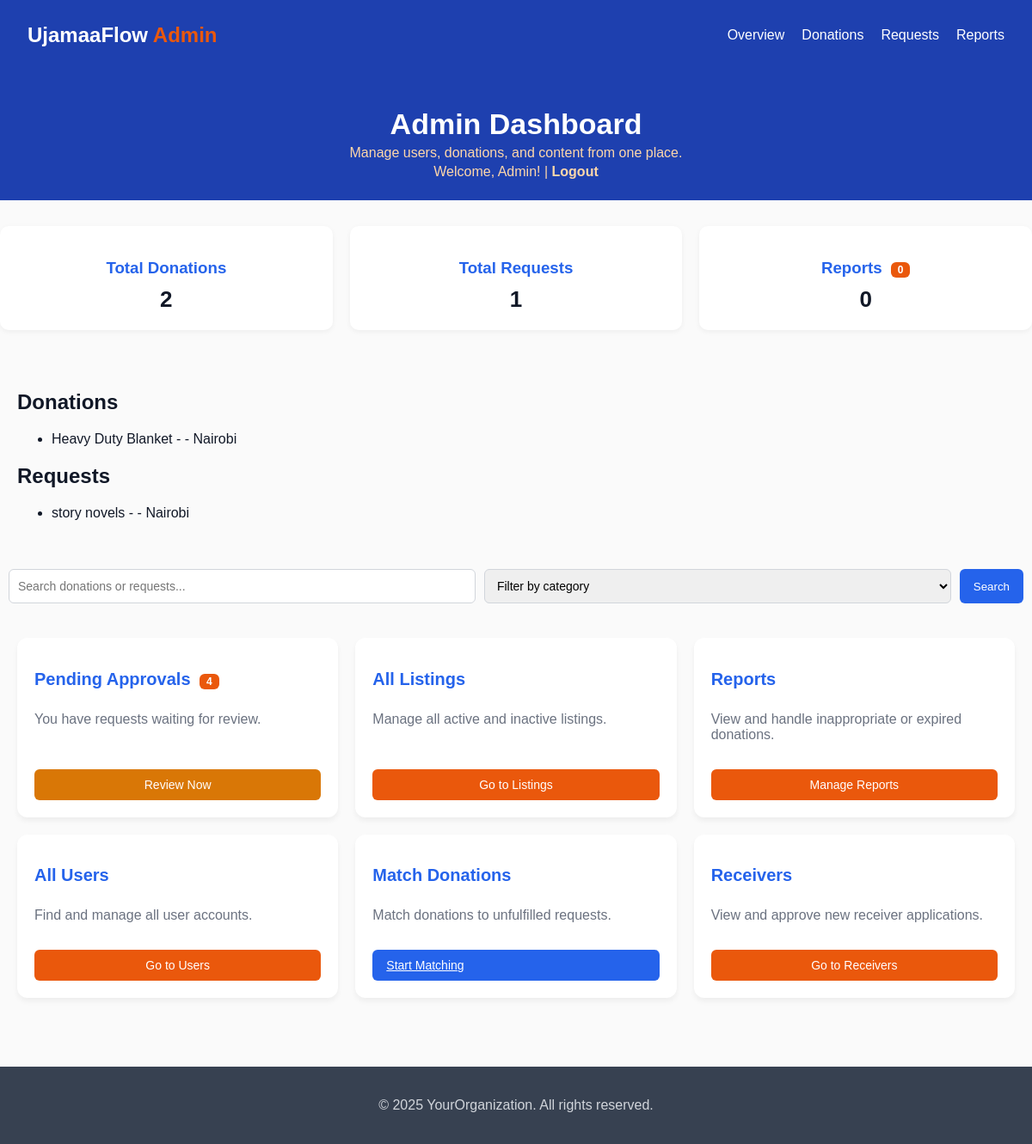
The page /admin/matches (signed in) on the database its author committed.
### app/models.py (models this page shows)
class User(db.Model, UserMixin):
    id = db.Column(db.Integer, primary_key=True)
    role = db.Column(db.String(10))  # 'donor' or 'recipient'
    username = db.Column(db.String(150), unique=True, nullable=False)
    email = db.Column(db.String(150), unique=True, nullable=False)
    password = db.Column(db.String(200), nullable=False)

class Donation(db.Model):
    id = db.Column(db.Integer, primary_key=True)
    donor_id = db.Column(db.Integer, db.ForeignKey('user.id'))
    item = db.Column(db.String(150), nullable=False)
    quantity = db.Column(db.String(50))
    description = db.Column(db.Text)
    location = db.Column(db.String(100))
    matched = db.Column(db.Boolean, default=False)
    flagged = db.Column(db.Boolean, default=False)
    media = db.relationship('DonationMedia', backref='donation', lazy=True, cascade='all, delete-orphan')
    reports = db.relationship('DonationReport', backref='donation', lazy=True, cascade='all, delete-orphan')

class Request(db.Model):
    id = db.Column(db.Integer, primary_key=True)
    recipient_id = db.Column(db.Integer, db.ForeignKey('user.id'))
    item_needed = db.Column(db.String(150), nullable=False)
    quantity = db.Column(db.String(50))
    reason = db.Column(db.Text)
    location = db.Column(db.String(100))
    fulfilled = db.Column(db.Boolean, default=False)

### app/routes.py (the view)
@main.route('/admin/matches')
@login_required
def admin_dashboard():
    if current_user.role != 'admin':
        flash("Admins only.")
        return redirect(url_for('main.dashboard'))
    unmatched_donations = Donation.query.filter_by(matched=False).all()
    unfulfilled_requests = ResourceRequest.query.filter_by(fulfilled=False).all()
    total_users = db.session.query(db.func.count('*')).select_from(db.Model.metadata.tables['user']).scalar() if 'user' in db.Model.metadata.tables else 0
    total_donations = Donation.query.count()
    total_requests = ResourceRequest.query.count()
    total_reports = DonationReport.query.count()
    return render_template(
        'admin/match_dashboard.html',
        donations=unmatched_donations,
        requests=unfulfilled_requests,
        total_users=total_users,
        total_donations=total_donations,
        total_requests=total_requests,
        total_reports=total_reports,
    )

### app/__init__.py (called while the page is built)
@login_manager.user_loader
def load_user(user_id):
    return User.query.get(int(user_id))

### app/templates/admin/match_dashboard.html (shortened to what this page needs)
<!DOCTYPE html>
<html lang="en">
<head>
</head>
<body>
  <nav class="navbar">
    <div class="logo">UjamaaFlow <span class="logo-accent">Admin</span></div>
    <ul class="nav-links">
      <li><a href="{{ url_for('main.admin_dashboard') }}">Overview</a></li>
      <li><a href="{{ url_for('main.admin_donations') }}">Donations</a></li>
      <li><a href="{{ url_for('main.admin_requests') }}">Requests</a></li>
      <li><a href="{{ url_for('main.admin_reports') }}">Reports</a></li>
    </ul>
  </nav>
  <header class="admin-header">
    <h1>Admin Dashboard</h1>
    <p>Manage users, donations, and content from one place.</p>
    <p>Welcome, {{ current_user.username }}! | <a href="{{ url_for('auth.logout') }}">Logout</a></p>
  </header>
  <section class="dashboard-stats">
    <div class="stat-card">
      <h3>Total Donations</h3>
      <p>{{ total_donations }}</p>
    </div>
    <div class="stat-card">
      <h3>Total Requests</h3>
      <p>{{ total_requests }}</p>
    </div>
    <div class="stat-card">
      <h3>Reports <span class="badge">{{ total_reports }}</span></h3>
      <p>{{ total_reports }}</p>
    </div>
  </section>
  <section style="max-width: 1200px; margin: auto; padding: 20px;">
      <h2>Donations</h2>
      {% if donations %}
        <ul>
          {% for d in donations %}
            <li>{{ d.item }} - {{ d.category }} - {{ d.location }}</li>
          {% endfor %}
        </ul>
      {% else %}
        <p>No donations found.</p>
      {% endif %}
      <h2>Requests</h2>
      {% if requests %}
        <ul>
          {% for r in requests %}
            <li>{{ r.item_needed }} - {{ r.category }} - {{ r.location }}</li>
          {% endfor %}
        </ul>
      {% else %}
        <p>No requests found.</p>
      {% endif %}
  </section>
  <div class="search-filter">
  <form method="GET" action="{{ url_for('main.dashboard') }}" style="display: flex; gap: 10px; flex-wrap: wrap; width: 100%;">
    <input type="text" name="search" placeholder="Search donations or requests..." value="{{ search }}">
    <select name="category">
      <option value="">Filter by category</option>
    </select>
    <button type="submit" class="search-btn">Search</button>
  </form>
</div>
  <main class="admin-container">
    <section class="admin-card warning-card">
      <h2>Pending Approvals <span class="badge">4</span></h2>
      <p>You have requests waiting for review.</p>
      <button class="btn-warning">Review Now</button>
    </section>
    <section class="admin-card">
      <h2>All Listings</h2>
      <p>Manage all active and inactive listings.</p>
      <button class="btn-primary">Go to Listings</button>
    </section>
    <section class="admin-card">
      <h2>Reports</h2>
      <p>View and handle inappropriate or expired donations.</p>
      <button class="btn-primary">Manage Reports</button>
    </section>
    <section class="admin-card">
      <h2>All Users</h2>
      <p>Find and manage all user accounts.</p>
      <button class="btn-primary">Go to Users</button>
    </section>
    <section class="admin-card">
      <h2>Match Donations</h2>
      <p>Match donations to unfulfilled requests.</p>
      <a class="btn-secondary" href="{{ url_for('main.create_match') }}">Start Matching</a>
    </section>
    <section class="admin-card">
      <h2>Receivers</h2>
      <p>View and approve new receiver applications.</p>
      <button class="btn-primary">Go to Receivers</button>
    </section>
  </main>
  <footer class="site-footer">
    <p>&copy; 2025 YourOrganization. All rights reserved.</p>
  </footer>
</body>
</html>

### app/templates/admin/match_dashboard.html (style rules this page uses)
body { margin: 0; font-family: Arial, sans-serif; background-color: #FAFAFA; color: #111827; }
.navbar { background-color: #1E40AF; color: white; display: flex; justify-content: space-between; padding: 16px 32px; align-items: center; flex-wrap: wrap; }
.logo { font-size: 24px; font-weight: bold; }
.logo-accent { color: #EA580C; }
.nav-links { list-style: none; display: flex; gap: 20px; flex-wrap: wrap; }
.nav-links a { color: white; text-decoration: none; font-weight: 500; }
.admin-header { background-color: #1E40AF; color: #FFFFFF; text-align: center; padding: 20px 10px; }
.admin-header h1 { font-size: 34px; margin-bottom: 5px; }
.admin-header p { font-size: 16px; color: #FED7AA; margin: 4px 0; }
.admin-header a { color: #FED7AA; font-weight: bold; text-decoration: none; }
.dashboard-stats { display: flex; justify-content: space-between; gap: 20px; flex-wrap: wrap; margin: 30px auto; max-width: 1200px; }
.stat-card { background-color: #FFFFFF; border-radius: 10px; padding: 20px; flex: 1 1 250px; box-shadow: 0 2px 6px rgba(0,0,0,0.05); text-align: center; }
.stat-card h3 { margin-bottom: 10px; color: #2563EB; }
.stat-card p { font-size: 26px; font-weight: bold; margin: 0; }
.badge { background-color: #EA580C; color: white; padding: 2px 8px; font-size: 12px; border-radius: 6px; margin-left: 5px; }
.search-filter { max-width: 1200px; margin: 20px auto; display: flex; gap: 10px; flex-wrap: wrap; padding: 0 10px; }
.search-filter input, .search-filter select { padding: 10px; font-size: 14px; border: 1px solid #D1D5DB; border-radius: 6px; flex: 1; }
.search-btn { background-color: #2563EB; color: white; border: none; padding: 10px 16px; border-radius: 6px; cursor: pointer; }
.admin-container { display: grid; grid-template-columns: repeat(auto-fit, minmax(280px, 1fr)); gap: 20px; max-width: 1200px; margin: auto; padding: 20px; }
.admin-card { background-color: #FFFFFF; border-radius: 12px; box-shadow: 0 4px 6px rgba(0,0,0,0.05); padding: 20px; display: flex; flex-direction: column; justify-content: space-between; }
.admin-card h2 { font-size: 20px; margin-bottom: 10px; color: #2563EB; }
.admin-card p { flex-grow: 1; color: #6B7280; }
.btn-primary, .btn-secondary, .btn-warning { margin-top: 15px; padding: 10px 16px; font-size: 14px; border: none; border-radius: 6px; cursor: pointer; }
.btn-primary { background-color: #EA580C; color: white; }
.btn-secondary { background-color: #2563EB; color: white; }
.btn-warning { background-color: #D97706; color: white; }
.site-footer { background-color: #374151; color: #D1D5DB; text-align: center; padding: 20px; margin-top: 60px; }

### rows shown on the page
User: username "Admin"
Donation: item "Heavy Duty Blanket", location "Nairobi"
Request: item_needed "story novels", location "Nairobi"

### other values the page prints
{{ total_donations }} "2"
{{ total_requests }} "1"
{{ total_reports }} "0"
